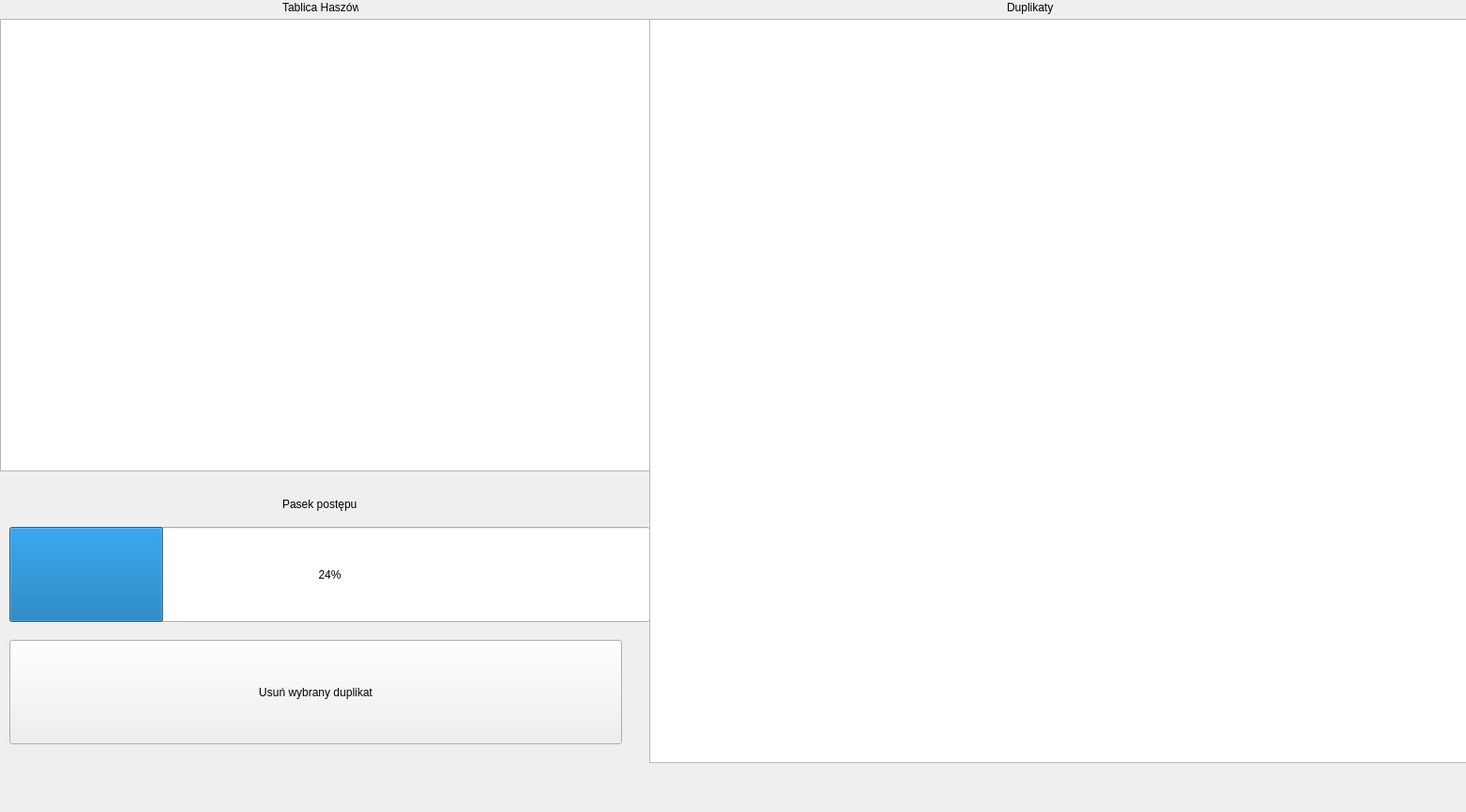
<?xml version="1.0" encoding="UTF-8"?>
<ui version="4.0">
 <class>duplicates</class>
 <widget class="QWidget" name="duplicates">
  <property name="geometry">
   <rect>
    <x>0</x>
    <y>0</y>
    <width>1558</width>
    <height>863</height>
   </rect>
  </property>
  <property name="windowTitle">
   <string>Duplikaty</string>
  </property>
  <widget class="QProgressBar" name="progressBar">
   <property name="geometry">
    <rect>
     <x>10</x>
     <y>560</y>
     <width>681</width>
     <height>101</height>
    </rect>
   </property>
   <property name="value">
    <number>24</number>
   </property>
  </widget>
  <widget class="QPushButton" name="pushButton">
   <property name="geometry">
    <rect>
     <x>10</x>
     <y>680</y>
     <width>651</width>
     <height>111</height>
    </rect>
   </property>
   <property name="text">
    <string>Usuń wybrany duplikat</string>
   </property>
  </widget>
  <widget class="QListWidget" name="listWidget">
   <property name="geometry">
    <rect>
     <x>0</x>
     <y>20</y>
     <width>691</width>
     <height>481</height>
    </rect>
   </property>
  </widget>
  <widget class="QListWidget" name="listWidget_2">
   <property name="geometry">
    <rect>
     <x>690</x>
     <y>20</y>
     <width>871</width>
     <height>791</height>
    </rect>
   </property>
  </widget>
  <widget class="QLabel" name="label">
   <property name="geometry">
    <rect>
     <x>1070</x>
     <y>0</y>
     <width>51</width>
     <height>16</height>
    </rect>
   </property>
   <property name="text">
    <string>Duplikaty</string>
   </property>
  </widget>
  <widget class="QLabel" name="label_2">
   <property name="geometry">
    <rect>
     <x>300</x>
     <y>520</y>
     <width>91</width>
     <height>31</height>
    </rect>
   </property>
   <property name="text">
    <string>Pasek postępu</string>
   </property>
  </widget>
  <widget class="QLabel" name="label_3">
   <property name="geometry">
    <rect>
     <x>300</x>
     <y>0</y>
     <width>81</width>
     <height>16</height>
    </rect>
   </property>
   <property name="text">
    <string>Tablica Haszów</string>
   </property>
  </widget>
 </widget>
 <resources/>
 <connections/>
</ui>
